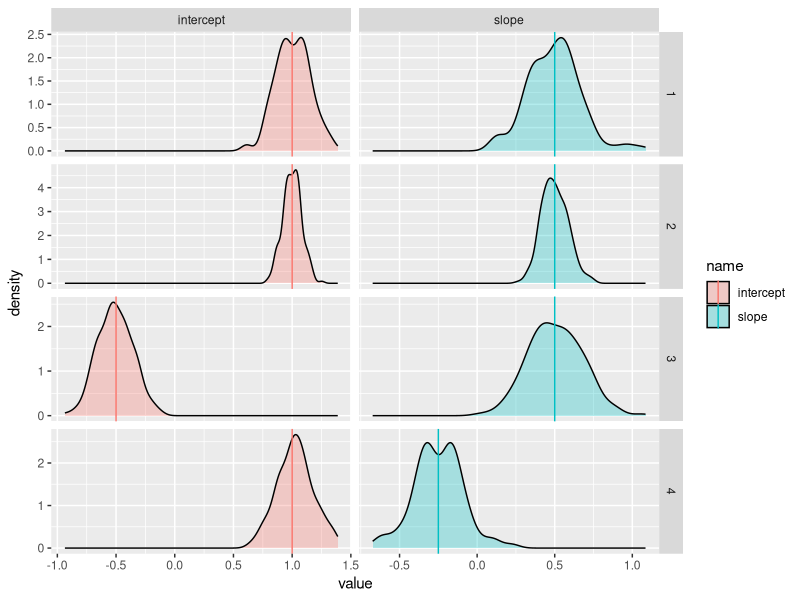
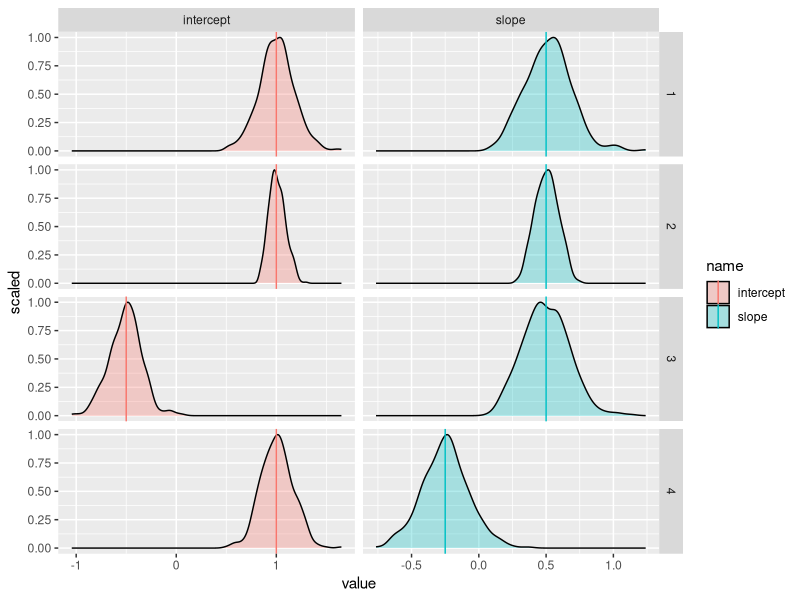
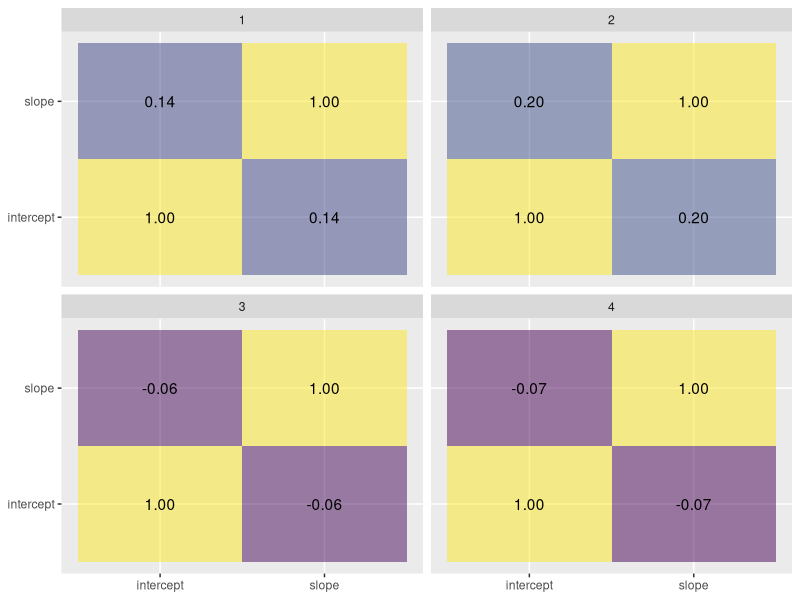
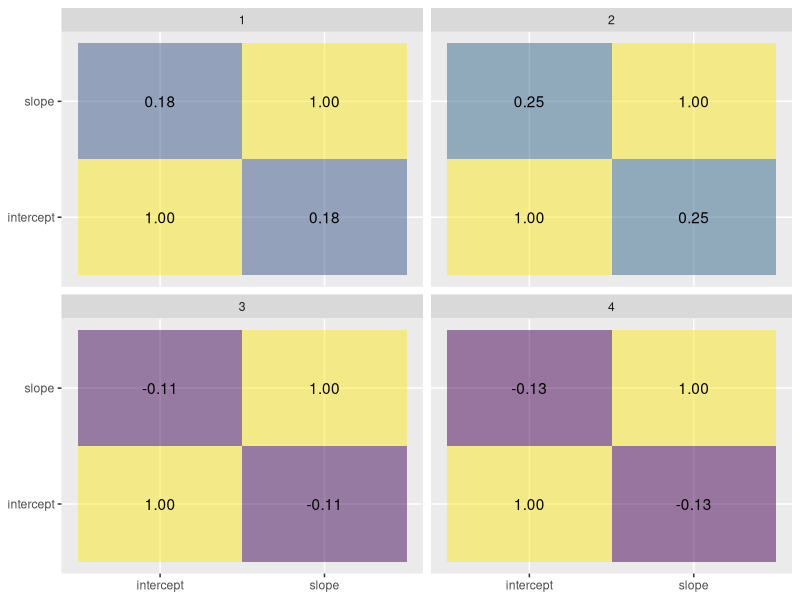
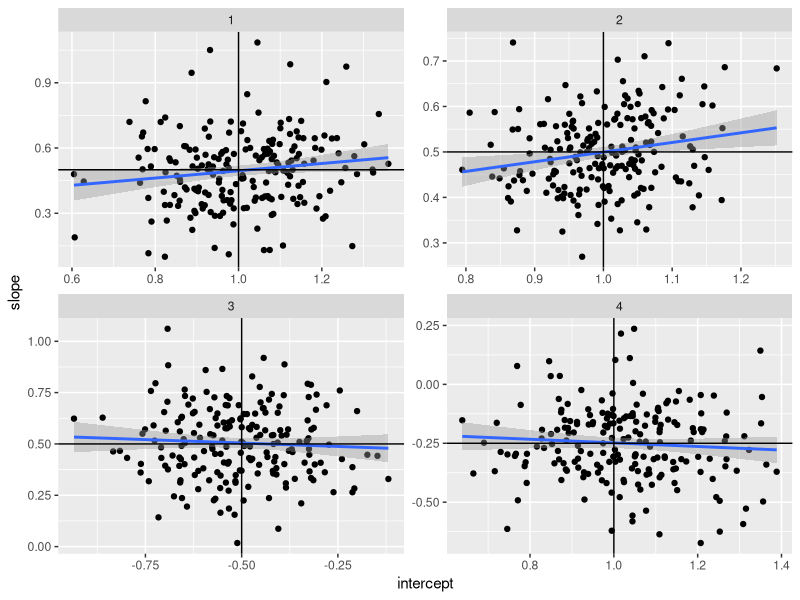
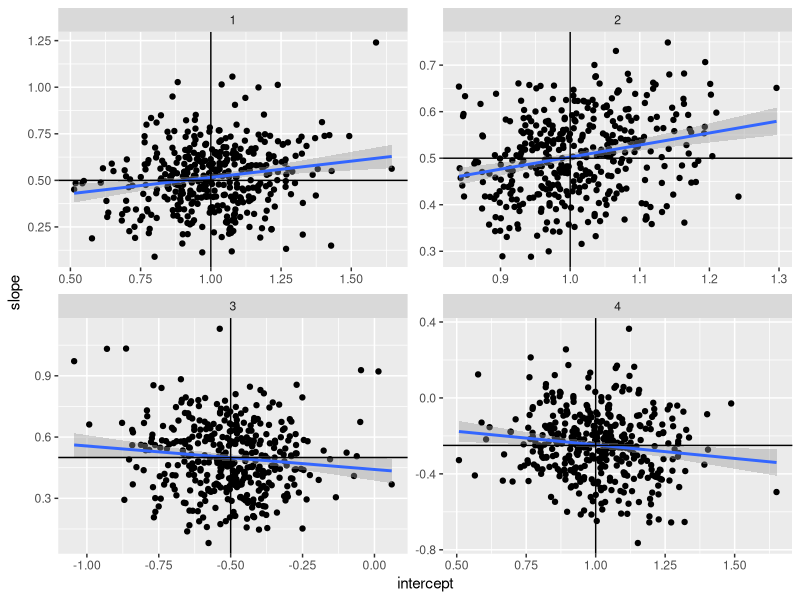

Write the R code that produced these figures, in order.
## ---- chunk 1
library(tidyverse)
set.seed(123)
## ---- chunk 2
generate.and.estimate.logit.regression.1 <- function(n, intercept, slope) {
  x <- rnorm(n)
  y <- intercept + slope * x
  p <- plogis(y)
  c <- sapply(p, rbinom, n = 1, size = 1)
  model <- glm(
    formula = c ~ 1 + x,
    family = binomial(link = "logit")
  )
  result <- data.frame(
    intercept = coef(model)[[1]],
    slope = coef(model)[[2]]
  )
  return(result)
}
## ---- chunk 3
generate.and.estimate.logit.regression.2 <- function(n, intercept, slope) {
  x <- rnorm(n)
  y <- intercept + slope * x + rlogis(n)
  c <- y > 0
  model <- glm(
    formula = c ~ 1 + x,
    family = binomial(link = "logit")
  )
  result <- data.frame(
    intercept = coef(model)[[1]],
    slope = coef(model)[[2]]
  )
  return(result)
}
## ---- chunk 4
parameters <- tibble(
  parameter.set = seq(4),
  n.data = c(200, 800, 200, 200),
  intercept = c(1, 1, -0.5, 1),
  slope = c(0.5, 0.5, 0.5, -0.25)
)
parameters
## ---- chunk 5
estimated.parameters.1 <- parameters %>%
  expand_grid(
    run = seq(200)
  ) %>%
  rowwise() %>%
  mutate(
    generate.and.estimate.logit.regression.1(
      n = n.data,
      intercept = intercept,
      slope = slope
    )
  ) %>%
  ungroup()
estimated.parameters.1
## ---- chunk 6
estimated.parameters.2 <- parameters %>%
  expand_grid(
    run = seq(400)
  ) %>%
  rowwise() %>%
  mutate(
    generate.and.estimate.logit.regression.2(
      n = n.data,
      intercept = intercept,
      slope = slope
    )
  ) %>%
  ungroup()
estimated.parameters.2
## ---- chunk 7
ggplot() +
  geom_density(
    mapping = aes(
      x = value,
      fill = name
    ),
    data = estimated.parameters.1 %>%
      pivot_longer(
        cols = c("intercept", "slope")
      ),
    alpha = 0.3
  ) +
  geom_vline(
    mapping = aes(
      xintercept = value,
      col = name
    ),
    data = parameters %>%
      pivot_longer(
        cols = c("intercept", "slope")
      )
  ) +
  facet_grid(
    cols = vars(name),
    rows = vars(parameter.set),
    scales = "free"
  )
## ---- chunk 8
ggplot() +
  geom_density(
    mapping = aes(
      x = value,
      y = after_stat(scaled),
      fill = name
    ),
    data = estimated.parameters.2 %>%
      pivot_longer(
        cols = c("intercept", "slope")
      ),
    alpha = 0.3
  ) +
  geom_vline(
    mapping = aes(
      xintercept = value,
      col = name
    ),
    data = parameters %>%
      pivot_longer(
        cols = c("intercept", "slope")
      )
  ) +
  facet_grid(
    cols = vars(name),
    rows = vars(parameter.set),
    scales = "free"
  )
## ---- chunk 9
ggplot(
  mapping = aes(
    x = parameter.1,
    y = parameter.2,
    fill = correlation,
    label = sprintf("%.2f", correlation)
  ),
  data = estimated.parameters.1 %>%
    group_by(parameter.set) %>%
    reframe(
      expand_grid(
        parameter.1 = c("intercept", "slope"),
        parameter.2 = c("intercept", "slope")
      ),
      correlation = c(cor(data.frame(intercept, slope)))
    )
) +
  geom_tile(alpha = 0.5) +
  geom_text() +
  scale_fill_viridis_c() +
  guides(fill = "none") +
  labs(
    x = NULL,
    y = NULL
  ) +
  facet_wrap(
    facets = vars(parameter.set)
  )
## ---- chunk 10
ggplot(
  mapping = aes(
    x = parameter.1,
    y = parameter.2,
    fill = correlation,
    label = sprintf("%.2f", correlation)
  ),
  data = estimated.parameters.2 %>%
    group_by(parameter.set) %>%
    reframe(
      expand_grid(
        parameter.1 = c("intercept", "slope"),
        parameter.2 = c("intercept", "slope")
      ),
      correlation = c(cor(data.frame(intercept, slope)))
    )
) +
  geom_tile(alpha = 0.5) +
  geom_text() +
  scale_fill_viridis_c() +
  guides(fill = "none") +
  labs(
    x = NULL,
    y = NULL
  ) +
  facet_wrap(
    facets = vars(parameter.set)
  )
## ---- chunk 11
ggplot(
  mapping = aes(
    x = intercept,
    y = slope
  ),
  data = estimated.parameters.1,
    alpha = 0.1
) +
  geom_point() +
  geom_smooth(
    formula = y ~ x,
    method = "lm"
  ) +
  geom_vline(
    mapping = aes(
      xintercept = intercept
    ),
    data = parameters
  ) +
  geom_hline(
    mapping = aes(
      yintercept = slope
    ),
    data = parameters
  ) +
  facet_wrap(
    facets = vars(parameter.set),
    scales = "free"
  )
## ---- chunk 12
ggplot(
  mapping = aes(
    x = intercept,
    y = slope
  ),
  data = estimated.parameters.2,
    alpha = 0.1
) +
  geom_point() +
  geom_smooth(
    formula = y ~ x,
    method = "lm"
  ) +
  geom_vline(
    mapping = aes(
      xintercept = intercept
    ),
    data = parameters
  ) +
  geom_hline(
    mapping = aes(
      yintercept = slope
    ),
    data = parameters
  ) +
  facet_wrap(
    facets = vars(parameter.set),
    scales = "free"
  )
